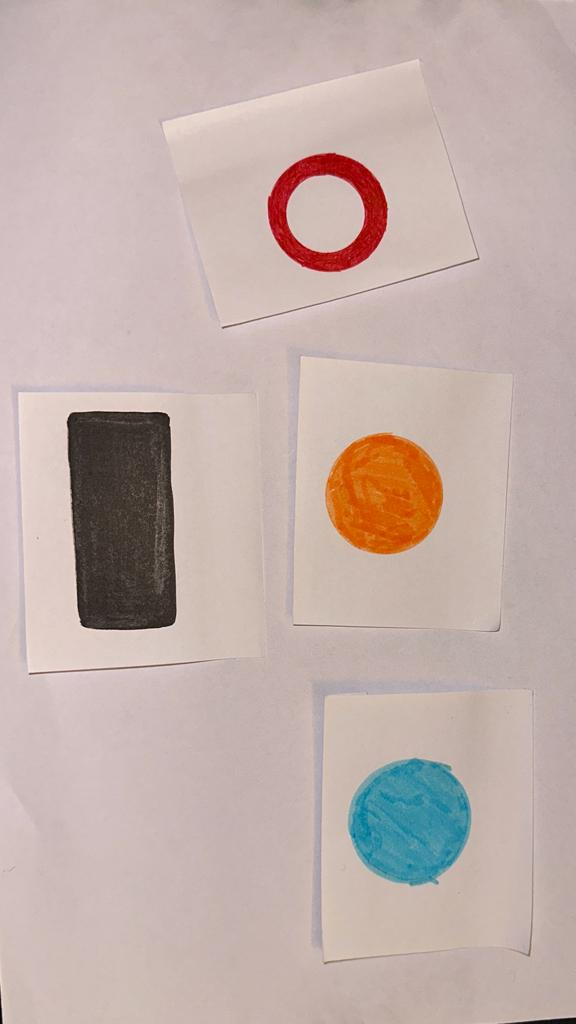
#> input picture clustering/circle.jpeg, 576 x 1024 px, given in place of the camera
$ python circle1.py
#> lines starting #> are read from the running program, lines starting #| are printed output that depends on the picture; after the words box and inside, x2 and y2 are one past the last pixel; in counts of white or black regions, pixels touching at a corner belong together
import cv2
import numpy as np
# [12 lines of commented-out code are left out]
cap = cv2.VideoCapture(0)

while True:
    read_ok, img = cap.read()
#> img is the input picture: shape (1024, 576, 3); mean B, G, R 170, 175.2, 193.7
    img_bcp = img.copy()

    img = cv2.resize(img, (640, 480))
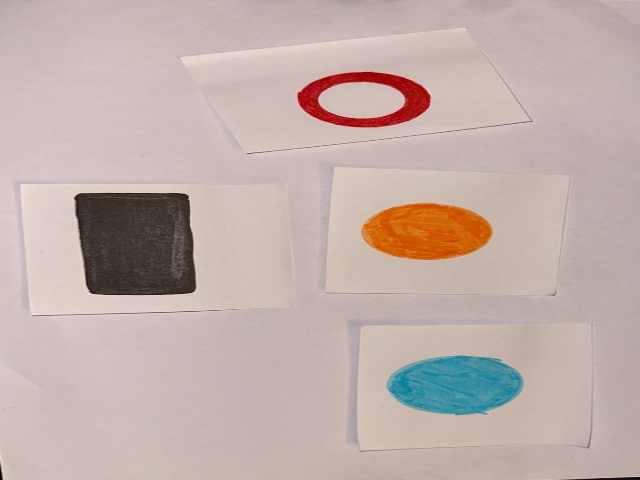
#> img: shape (480, 640, 3); mean B, G, R 170, 175.2, 193.7
    # Make a copy to draw contour outline
    input_image_cpy = img.copy()

    hsv = cv2.cvtColor(img, cv2.COLOR_BGR2HSV)
#> hsv: shape (480, 640, 3); mean H, S, V 20.8, 38, 195.7

    # define range of red color in HSV
    lower_red = np.array([170, 50, 50])
    upper_red = np.array([180, 255, 255])

    # define range of orange color in HSV
    lower_puck1 = np.array([5, 50, 20])
    upper_puck1 = np.array([25, 255, 255])

    # define range of puck2 color in HSV
    lower_puck2 = np.array([80, 100, 50])
    upper_puck2 = np.array([130, 255, 255])

    # create a mask for red color
    mask_red = cv2.inRange(hsv, lower_red, upper_red)
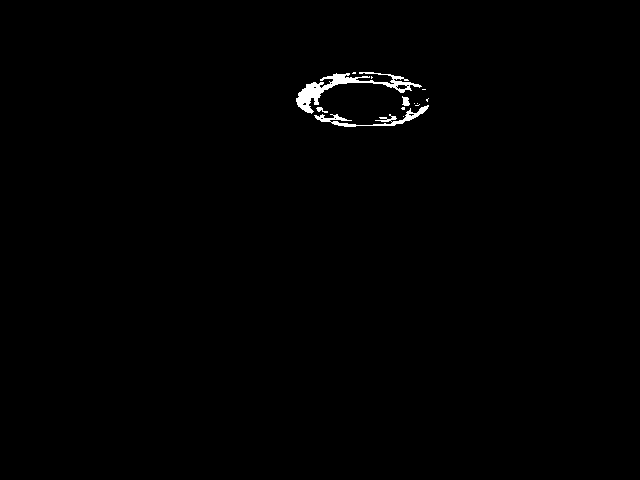
#> mask_red: shape (480, 640); 0.6% white; 13 white regions (9 under 20 px), largest, box (x1, y1, x2, y2) and area: (296, 72, 422, 114) 1174, (314, 105, 429, 127) 542, (402, 96, 410, 106) 56, (316, 107, 328, 113) 35
    # create a mask for puck1 color
    mask_puck1 = cv2.inRange(hsv, lower_puck1, upper_puck1)
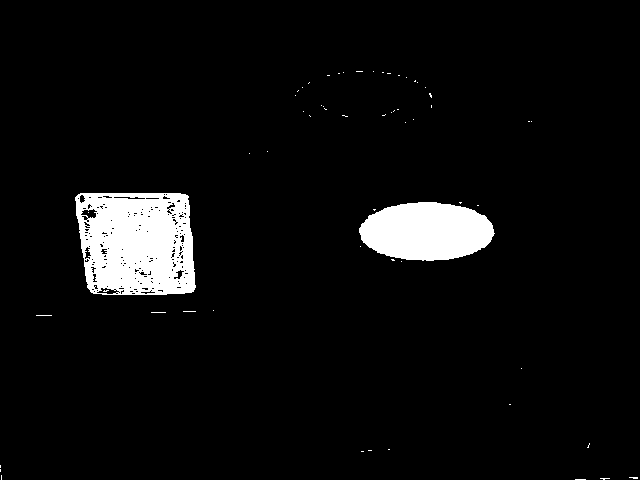
#> mask_puck1: shape (480, 640); 5.5% white; 60 white regions (58 under 20 px), largest, box (x1, y1, x2, y2) and area: (75, 193, 196, 295) 10351, (359, 202, 495, 261) 6221
    # create a mask for puck2 color
    mask_puck2 = cv2.inRange(hsv, lower_puck2, upper_puck2)
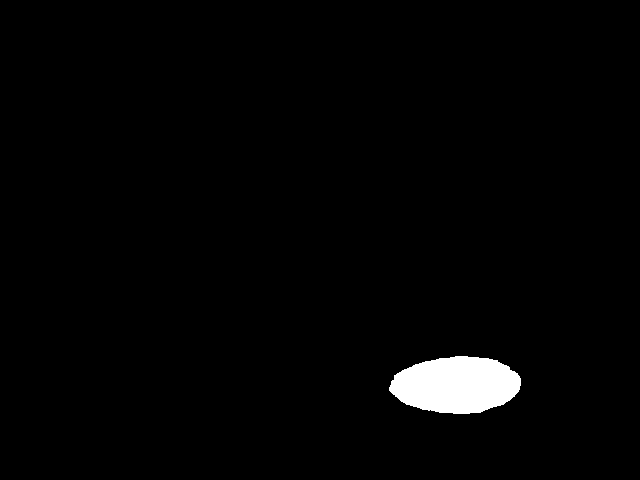
#> mask_puck2: shape (480, 640); 1.9% white; 1 white region

    # find contours in the red mask
    contours_red, _ = cv2.findContours(mask_red, cv2.RETR_TREE, cv2.CHAIN_APPROX_SIMPLE)
#> contours_red = 22 contours, 17 with area under 20; largest, box (x1, y1, x2, y2) and area: (296, 72, 422, 114) 966, (314, 105, 429, 127) 365, (396, 84, 408, 90) 43, (402, 96, 410, 106) 42, (316, 107, 328, 113) 20
    # find contours in the puck1 mask
    contours_puck1, _ = cv2.findContours(mask_puck1, cv2.RETR_TREE, cv2.CHAIN_APPROX_SIMPLE)
#> contours_puck1 = 245 contours, 227 with area under 20; largest, box (x1, y1, x2, y2) and area: (75, 193, 196, 295) 11034, (359, 202, 495, 261) 6070, (80, 208, 98, 219) 109, (96, 287, 120, 295) 96, (113, 196, 146, 200) 67
    # find contours in the puck2 mask
    contours_puck2, _ = cv2.findContours(mask_puck2, cv2.RETR_TREE, cv2.CHAIN_APPROX_SIMPLE)
#> contours_puck2 = 1 contour; box (x1, y1, x2, y2) and area: (389, 356, 521, 414) 5696

    # loop through the red contours and draw a rectangle around them
    for cnt in contours_red:
        print(contours_red)
        contour_area = cv2.contourArea(cnt)
        if contour_area > 1000:
            x, y, w, h = cv2.boundingRect(cnt)
            cv2.circle(img, (x + int(w/2), y + int(h/2)), int(w/2), (0, 0, 255), 2)
            cv2.putText(img, 'Target', (x, y-10), cv2.FONT_HERSHEY_SIMPLEX, 0.9, (0, 0, 255), 2)
#> this loop made 22 passes
#> contour_area on passes 3, 4, 12, 15, 20: 20.5, 365, 41.5, 966.5, 43
#> (printed output is left out)

    # loop through the puck1 contours and draw a rectangle around them
    for cnt in contours_puck1:
        contour_area = cv2.contourArea(cnt)
        if contour_area > 1000:
            x, y, w, h = cv2.boundingRect(cnt)
            cv2.circle(img, (x + int(w/2), y + int(h/2)), int(w/2), (0, 255, 0), 2)
            cv2.putText(img, 'Puck1', (x, y-10), cv2.FONT_HERSHEY_SIMPLEX, 0.9, (0, 255, 0), 2)
#> this loop made 245 passes
#> (contour_area, x, y, w, h) on passes 23 to 24: (6070.5, 359, 202, 136, 59), (11034.5, 75, 193, 121, 102)
#> contour_area on passes 28, 42: 31, 95.5
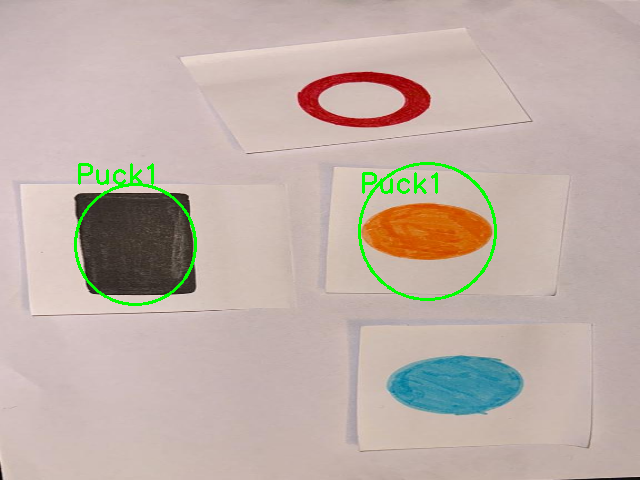
#> img: shape (480, 640, 3); 1.15% of pixels changed, all inside (x1, y1, x2, y2) = (74, 162, 497, 306)
            # print(hsv[x + int(w/2)][y + int(h/2)])
    # loop through the puck2 contours and draw a rectangle around them
    for cnt in contours_puck2:
        contour_area = cv2.contourArea(cnt)
        if contour_area > 1000:
            x, y, w, h = cv2.boundingRect(cnt)
            cv2.circle(img, (x + int(w/2), y + int(h/2)), int(w/2), (255, 0, 0), 2)
            cv2.putText(img, 'Puck2', (x, y-10), cv2.FONT_HERSHEY_SIMPLEX, 0.9, (255, 0, 0), 2)
#> this loop made 1 pass
#> (contour_area, x, y, w, h) on pass 1: (5695.5, 389, 356, 132, 58)
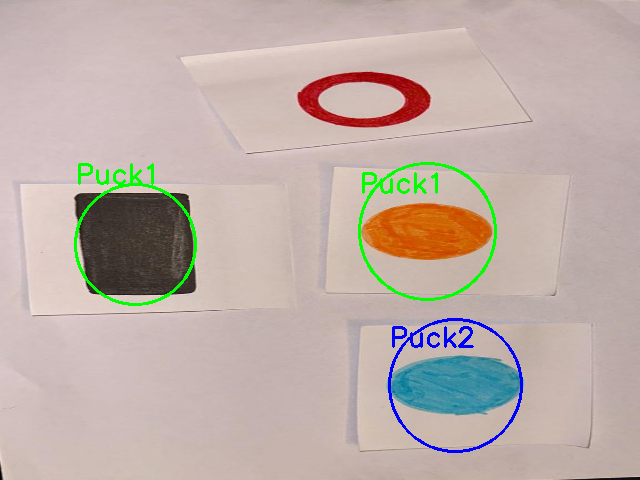
#> img: shape (480, 640, 3); 0.59% of pixels changed, all inside (x1, y1, x2, y2) = (388, 318, 523, 453)

    cv2.imshow('Color Recognition Output', img)

    # Close video window by pressing 'q'
    if cv2.waitKey(1) & 0xFF == ord('q'):
#> (key q is pressed here)
        break
